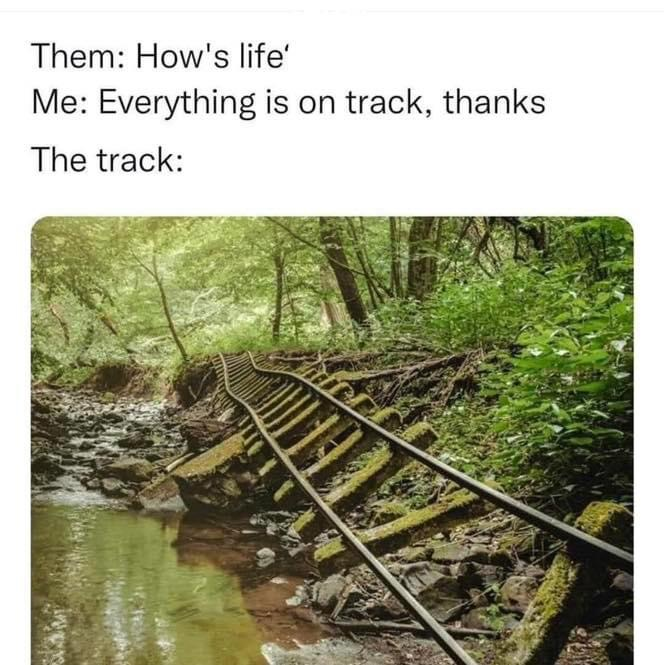
#> input picture text_image.jpg, 664 x 665 px
$ python converter.py
#> lines starting #> are read from the running program, lines starting #| are printed output that depends on the picture
import pytesseract
from PIL import Image

# Load the image
image_file = 'text_image.jpg'
image = Image.open(image_file)
#> image is the input picture: PIL image 664x665 RGB; mean R, G, B 160.8, 161.5, 134.6

# Convert the image to grayscale
image = image.convert('L')
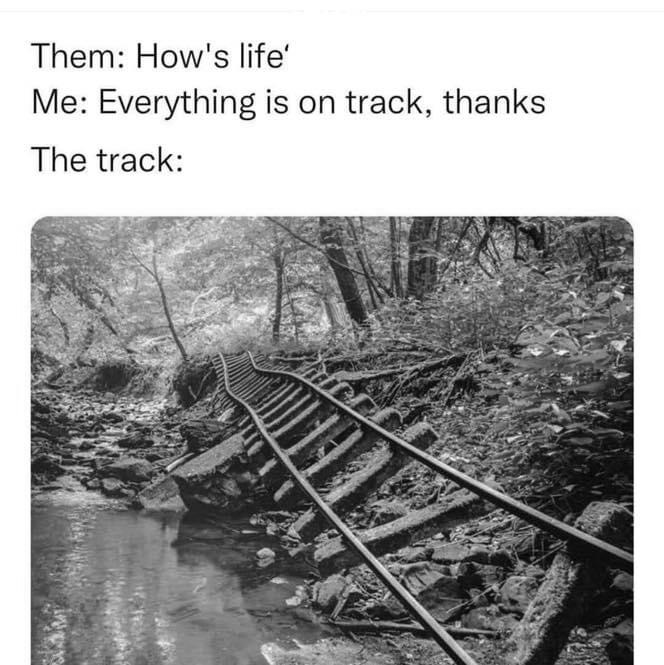
#> image: PIL image 664x665 L; min 0, max 255, mean 158.2

# Use Tesseract to extract text from the image
#> (the run stopped early here; a loop or call above may not have finished)
